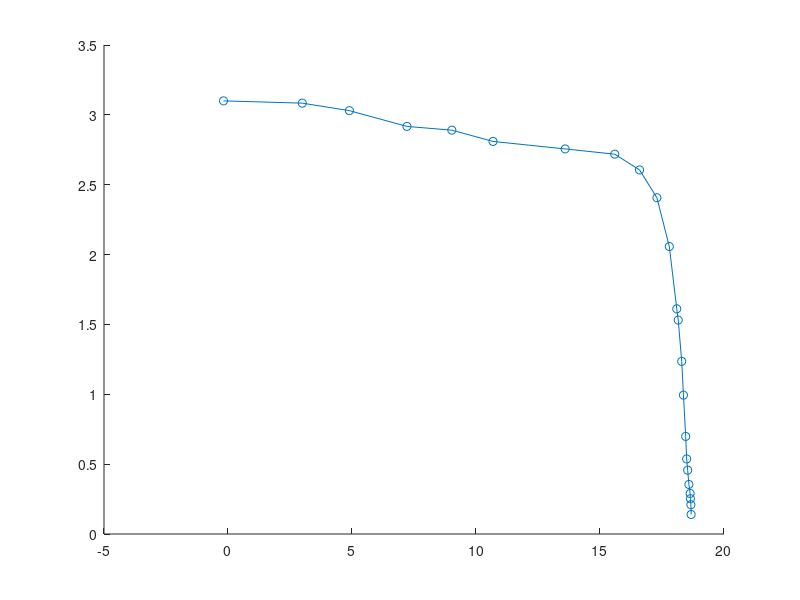

This figure's MATLAB source:
% ### CARACTERIZACIÓN MÓDULO FOTOVOLTAICO ###
% ### CURVA I-V CON AJUSTE STC ###
clear; close all; clc;

% Datos iniciales para el ensayo
Gnom=1000; G_TONC=800;
Tnom=25; Tamb=22.5; T_TONC=20;

% Medidas iniciales panel 
V_PANEL = [0.024 3.2 5.1 7.42 9.23 10.89 13.80 15.8 16.8 17.5 18 18.3 18.36 18.5 18.57 18.66 18.7 18.74 18.79 18.84 18.85 18.87 18.88];
I_PANEL = [0.577 0.574 0.564 0.543 0.538 0.523 0.513 0.506 0.485 0.448 0.383 0.300 0.285 0.230 0.185 0.130 0.100 0.085 0.066 0.054 0.047 0.039 0.026];
% Medidas iniciales diodo
V_DIODO = [5.1 10.2 15.2 16 17.3 18 18.2 18.8 19.4 20.0 20.5 20.9 21.4 21.8 22.1];
I_DIODO = [0.003 0.006 0.04 0.058 0.12 0.182 0.208 0.32 0.487 0.734 0.978 1.191 1.6 1.86 2.2];

% Datos de la placa a ensayar
Ns=36; Beta=-0.002281;
VocPlaca=21.5; IccPlaca=3.1; 
Vplaca=16.7; Iplaca=3; 
Vt=25e-3; Icc=max(I_PANEL);

% Cálculo de G1 y T1
G1=Gnom*Icc/IccPlaca;
T1=Tamb+(T_TONC-20)/G_TONC*G1;

% Corrección de los datos
I_STC = I_PANEL.*(Gnom/G1);
V_STC = V_PANEL+Ns*Beta*(Tnom-T1);

% Cálculo de los valores corregidos
VocSTC=max(V_STC); 
IccSTC=max(I_STC);
VccSTC=0;  
voc=VocPlaca/(Ns*Vt);

Va_STC=V_STC(7); Ia=I_STC(7);
Vmax_STC=V_STC(9); Imax_STC=I_STC(9);
Vb_STC=V_STC(11); Ib=I_STC(11);

% Cálculo de FF y FF0
FF = Vmax_STC*Imax_STC/(VocSTC*IccSTC);
FF0 = (voc-log(voc+0.72))/(voc+1);

Rs_Teorico = (1-FF/FF0)*VocPlaca/IccPlaca;
Rs_Medido = (VocSTC-Vb_STC)/Ib;
Rp_Medido = Va_STC/(IccPlaca-Ia);

% Resumen de las resistencias
R = [Rs_Teorico Rs_Medido Rp_Medido];

% Cálculo de la pendiente y corte de la regresión lineal del diodo
ILOG_DIODO=log(I_DIODO);
p = polyfit(ILOG_DIODO, V_DIODO, 1);
m = p(1);
n = p(2);

% Representación gráfica de los datos
figure;
hold on;
plot(V_STC,I_STC,'-o');
